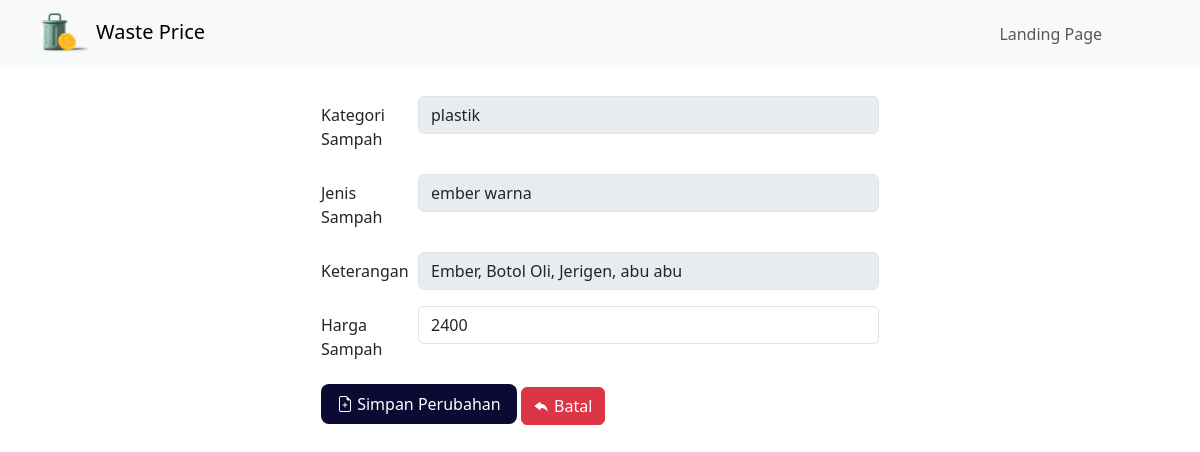
Page /admin/kelola.php?ubah=2 on the committed database.
### tables this page shows
CREATE TABLE `tb_sampah` (
  `id_sampah` int(99) NOT NULL,
  `kategori_sampah` varchar(50) NOT NULL,
  `jenis_sampah` varchar(50) NOT NULL,
  `keterangan` varchar(99) NOT NULL,
  `harga_sampah` int(11) NOT NULL
);

### admin/kelola.php (the view, shortened to what this page needs)
<!DOCTYPE html>
<?php
include '../auth/koneksi.php';
include 'header.php';
if (isset($_GET['ubah'])) {
    $id_sampah = $_GET['ubah'];
    $query = "SELECT * FROM tb_sampah WHERE id_sampah = '$id_sampah';";
    $sql = mysqli_query($conn, $query);
    $result = mysqli_fetch_assoc($sql);
    $kategori_sampah = $result['kategori_sampah'];
    $jenis_sampah = $result['jenis_sampah'];
    $keterangan = $result['keterangan'];
    $harga_sampah = $result['harga_sampah'];
}
?>
<div class="container mt-5 pt-5">
    <form method="POST" action="authAdmin/proses.php" enctype="multipart/form-data" class="col-md-6 mx-auto">
        <div class="mb-3 row">
            <label for="kategori_sampah" class="col-sm-2 col-form-label">Kategori Sampah</label>
            <div class="col-sm-10">
                <input required type="text" name="kategori_sampah" class="form-control" id="kategori_sampah"
                    value="<?php echo $kategori_sampah; ?>" disabled>
            </div>
        </div>
        <div class="mb-3 row">
            <label for="jenis_sampah" class="col-sm-2 col-form-label">Jenis Sampah</label>
            <div class="col-sm-10">
                <input required type="text" name="jenis_sampah" class="form-control" id="jenis_sampah"
                    value="<?php echo $jenis_sampah; ?>" disabled>
            </div>
        </div>
        <div class=" mb-3 row">
            <label for="keterangan" class="col-sm-2 col-form-label">Keterangan</label>
            <div class="col-sm-10">
                <input required type="text" name="jenis_sampah" class="form-control" id="jenis_sampah"
                    value="<?php echo $keterangan; ?>" disabled>
            </div>
        </div>
        <div class="mb-3 row">
            <label for="harga_sampah" class="col-sm-2 col-form-label">Harga Sampah</label>
            <div class="mb-3 col-sm-10">
                <input required type="number" class="form-control" name="harga_sampah" id="harga_sampah"
                    value="<?php echo $harga_sampah; ?>">
            </div>
        </div>
        <div class="mb3 row">
            <div class="col">
                <button class="px-3 py-2 text-white border-0" type="submit" name="sampah" value="edit"
                    style="background: #0A0A33; border-radius: 8px;"><i class="bi bi-file-earmark-plus"></i> Simpan
                    Perubahan</button>
                <a href="daftarharga" type="button" class="btn btn-danger"><i class="bi bi-reply-fill"></i>
                    Batal</a>
            </div>
        </div>
    </form>
</div>
</body>
</html>

### admin/style.css (style rules this page uses)
body { background-color: #D9D9D9; font-family: 'IBM Plex Sans', sans-serif; font-family: 'Montserrat', sans-serif; overflow-x: hidden; }

### rows in the picture
tb_sampah: kategori_sampah "plastik", jenis_sampah "ember warna", jenis_sampah "Ember, Botol Oli, Jerigen, abu abu", harga_sampah "2400"
